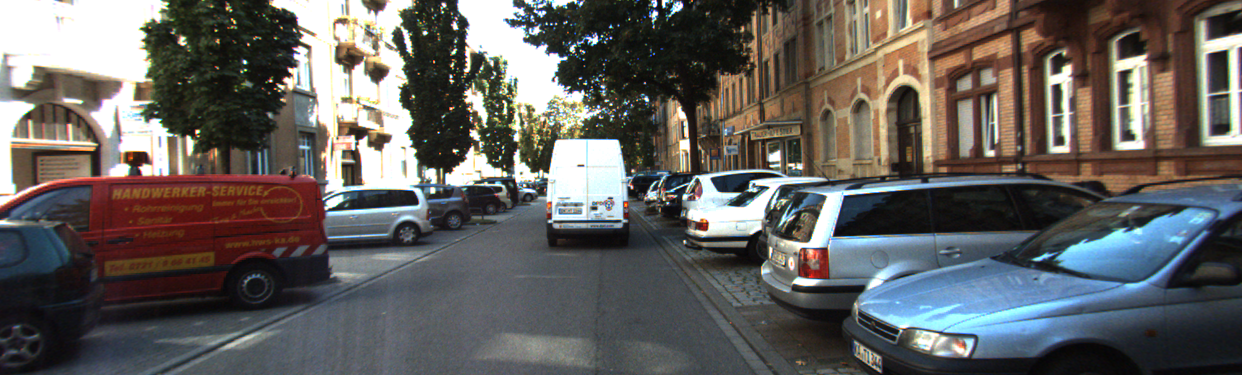
#> input picture Computational Vision/homework/hw7/hw7data/000005_10.png, 1242 x 375 px, given in place of 000005_10.png_10.png, which was not available
$ python hw7.py hw7data/000005_10.png
#> lines starting #> are read from the running program, lines starting #| are printed output that depends on the picture; after the words box and inside, x2 and y2 are one past the last pixel; in counts of white or black regions, pixels touching at a corner belong together; long printed decimals are rounded; pictures that were not available may be replaced by others from this repository, and a replacement may not be noted
import cv2
import numpy as np
import sys


# Using ransac to find FOEs
def RANSAC(img1_flow, img2_flow, iteration, inlier_dist):
	vect = img2_flow - img1_flow
	inlier_max = 0
	for i in range(iteration):
		# randomly generate sample index
		index1 = np.random.randint(0, vect.shape[0])
		index2 = np.random.randint(0, vect.shape[0])
		if index1 == index2:
			index2 = np.random.randint(0, vect.shape[0])
		# find possible FOE by calculating intersections
		start1 = img1_flow[index1]
		end1 = img2_flow[index1]
		start2 = img1_flow[index2]
		end2 = img2_flow[index2]
		intersect = np.ones((2, 2))
		intersect[:, 0] = end1 - start1
		intersect[:, 1] = end2 - start2
		intersect = np.dot(np.linalg.inv(intersect), (start2 - start1))
		possibleFOE = start1 + intersect[0] * (end1 - start1)
		# find inliers & outliers
		inlier_index = dict()
		for j in range(vect.shape[0]):
			a = vect[j][1]
			b = -1 * vect[j][0]
			c = img2_flow[j][0]*img1_flow[j][1]-img2_flow[j][1]*img1_flow[j][0]
			dist = abs(a * possibleFOE[0] + b * possibleFOE[1] + c) / np.sqrt(a ** 2 + b ** 2)
			if dist < inlier_dist:
				inlier_index[j] = dist

		if len(inlier_index) > inlier_max:
			inlier_max = len(inlier_index)
			optimal_FOE = [possibleFOE[0], possibleFOE[1]]
			l_inliers = []
			l_outliers = []
			outlier_index = []
			diff = list(inlier_index.keys())
			for k in range(vect.shape[0]):
				if k not in diff:
					outlier_index.append(k)
			for arg in diff:
				l_inliers.append((list(img1_flow[arg]), list(img2_flow[arg])))
			for arg in outlier_index:
				l_outliers.append((list(img1_flow[arg]), list(img2_flow[arg])))

	print("********** Focus of expansion (FOE) **********")
	print(optimal_FOE)
	print()
	print("With inlier requirement of distance within {} pixels".format(inlier_dist))
	print("********** Inliers ({} in total) **********".format(inlier_max))
	for item in l_inliers:
		print("start: {}\tend:{}".format(item[0],item[1]))
	print()

	return l_inliers, optimal_FOE


# USAGE: python hw7.py 000005
if __name__ == "__main__":
	img1 = cv2.imread('hw7data\\' + str(sys.argv[1]) + '_10.png')
#> img1 is the input picture: shape (375, 1242, 3); mean B, G, R 94.3, 96.7, 99.2
	img2 = cv2.imread('hw7data\\' + str(sys.argv[1]) + '_11.png')
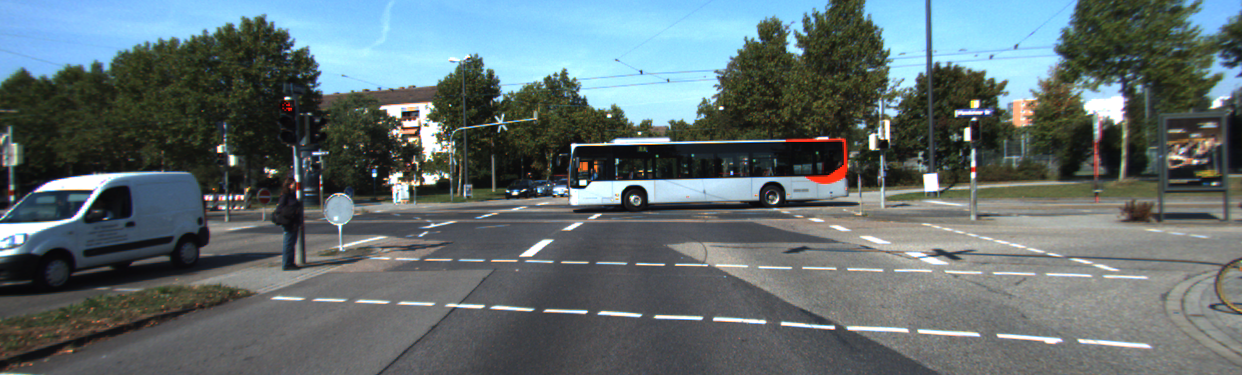
#> input picture Computational Vision/homework/hw7/hw7data/000017_10.png, 1242 x 375 px, given in place of 000005_10.png_11.png, which was not available
#> img2 is the input picture: shape (375, 1242, 3); mean B, G, R 112.1, 109.9, 96.8

	img1_clone = img1.copy()
	img2_clone = img2.copy()
	img1 = cv2.cvtColor(img1, cv2.COLOR_BGR2GRAY)
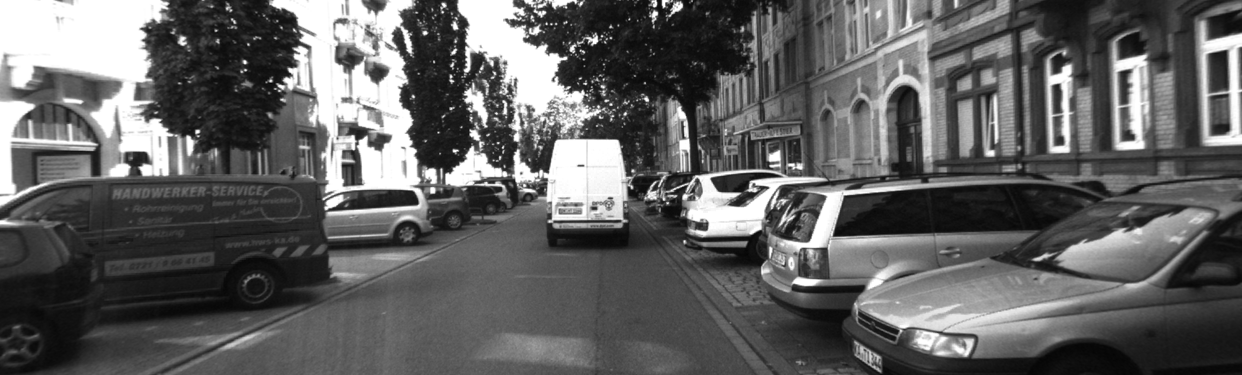
#> img1: shape (375, 1242); min 4, max 255, mean 97.2
	img2 = cv2.cvtColor(img2, cv2.COLOR_BGR2GRAY)
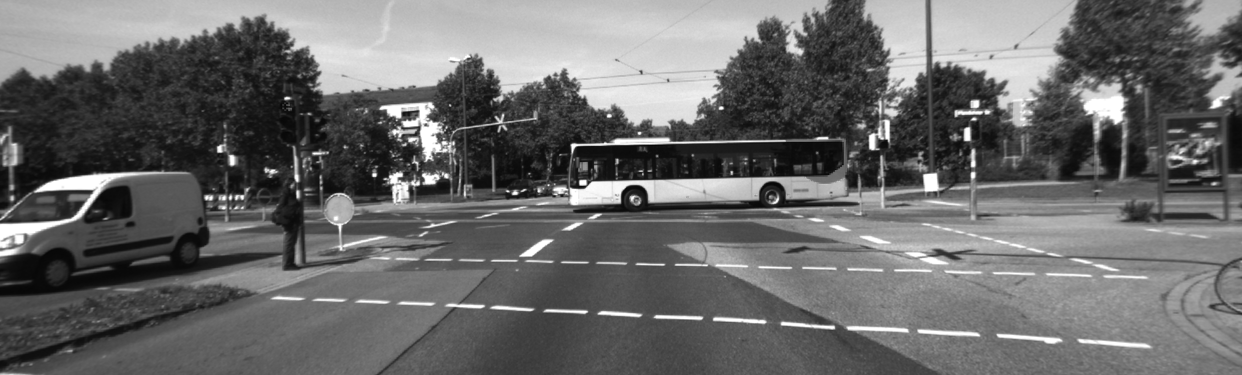
#> img2: shape (375, 1242); min 5, max 255, mean 106.2

	print("\nfeature extraction started :)")
	features1 = cv2.goodFeaturesToTrack(img1, mask=None,
	                                    **dict(maxCorners=200, qualityLevel=0.6, minDistance=6, blockSize=3))
#> features1 = 82 rows, first 8: [663, 7], [453, 150], [442, 12], [450, 108], [546, 24], [601, 36], [582, 90], [453, 81]
	features2, status, err = cv2.calcOpticalFlowPyrLK(img1, img2, features1, None, **dict(winSize=(8, 8), maxLevel=5,
	                                                                                      criteria=(
	                                                                                      cv2.TERM_CRITERIA_EPS | cv2.TERM_CRITERIA_COUNT,
	                                                                                      10, 0.03)))
#> features2 = 82 rows, first 8: [662.8, -232.2], [527.6, -43.15], [566.1, 100.1], [508.4, -98.07], [511.9, 131.1], [627.1, -172.9], [611.7, -150], [618.4, 160.5]; status = 82 values, max 1 at index 2, min 0 at index 0, mean 0.317; err = 82 values, max 5.33e+14 at index 34, min 0 at index 3, mean 1.09e+14

	# Selection of points to estimate motion & Estimation of apparent motion
	# total features

	print("# Keypoints found: {}".format(features1.shape[0]))
#| # Keypoints found: 82
	# features where status==1 (in motion)
	flow1 = features1[status == 1]
#> flow1 = 26 pairs, first value 139 to 834, second value 3 to 240
	flow2 = features2[status == 1]
#> flow2 = 26 pairs, first value 177 to 1170, second value -0.0423 to 259.5
	print("# Keypoints that are in motion: {}".format(flow1.shape[0]))
#| # Keypoints that are in motion: 26
	# thresholding
	norms = np.linalg.norm(flow2 - flow1, axis=1)
#> norms = 26 values, max 336.9 at index 18, min 42.48 at index 20, mean 132.9
	img1_flow = flow1[np.where(norms > 2)]
#> img1_flow has the same summary as flow1
	img2_flow = flow2[np.where(norms > 2)]
#> img2_flow has the same summary as flow2
	print("# Keypoints after thresholding: {}".format(img1_flow.shape[0]))
#| # Keypoints after thresholding: 26
	print()

	# RANSAC
	iteration = 50
	inlier_dist = 2  # pixel distance allowed to be inlier
	l_inliers, optimal_FOE = RANSAC(img1_flow, img2_flow, iteration, inlier_dist)
#> in RANSAC, `vect = img2_flow - img1_flow`: vect = 26 pairs, first value -135.2 to 336, second value -193.6 to 143.9
#> the loop in RANSAC, `for i in range(iteration):` made 50 passes
#> (start1, end1, start2, end2, intersect, possibleFOE) on passes 2, 3, 5, 6, 7, 8, 9: ([139, 167], [177, 4.73], [442, 12], [566.1, 100.1], [1.96, 1.84], [213.4, -150.4]), ([541, 16], [528.3, 85.7], [684, 240], [548.8, 196.6], [2.41, -1.28], [510.4, 184.3]), ([139, 167], [177, 4.73], [834, 235], [1170, 259.5], [-0.105, 2.08], [135, 184]), ([456, 49], [482.8, 101.6], [466, 47], [500, 88.42], [-0.711, 0.854], [436.9, 11.62]), ([457, 28], [486.6, 72.78], [426, 33], [449, 104.8], [-2.13, 1.4], [393.9, -67.43]), ([426, 33], [449, 104.8], [548, 54], [633.1, 181], [-4.28, 2.59], [327.6, -274.7]), ([546, 24], [511.9, 131.1], [457, 28], [486.6, 72.78], [0.873, -2], [516.2, 117.6])
#> (start1, end1, start2, end2, intersect, optimal_FOE) on passes 1, 4, 40: ([548, 54], [633.1, 181], [231, 10], [233.6, 79.33], [-3.92, 6.55], [213.8, -444.4]), ([450, 75], [599.1, 143.2], [353, 148], [348.1, 89.14], [-0.719, -2.07], [342.8, 25.95]), ([466, 47], [500, 88.42], [532, 16], [454, 131.1], [0.724, -0.53], [490.7, 77])
#> after the loop in RANSAC, `for i in range(iteration):`: diff = [6, 11, 22, 23]; inlier_max = 4; l_inliers = [([457, 28], [486.6, 72.78]), ([532, 16], [454, 131.1]), ([465, 70], [591.1, 105.7]), ([466, 47], [500, 88.42])]; l_outliers = 22 items; outlier_index = [0, 1, 2, 3, 4, 5, 7, 8, 9, 10, 12, 13, 14, 15, 16, 17, 18, 19, 20, 21, 24, 25]
#| [490.654, 77.003]
#| ********** Inliers (4 in total) **********
#> the loop in RANSAC, `for item in l_inliers:` made 4 passes
#> item on passes 1 to 4: ([457, 28], [486.6, 72.78]), ([532, 16], [454, 131.1]), ([465, 70], [591.1, 105.7]), ([466, 47], [500, 88.42])
#| start: [457.0, 28.0]	end:[486.620, 72.782]
#| start: [532.0, 16.0]	end:[453.963, 131.137]
#| start: [465.0, 70.0]	end:[591.109, 105.704]
#| start: [466.0, 47.0]	end:[500.032, 88.415]
#> optimal_FOE = [490.7, 77]

	# draw FOE point
	out = img2_clone
	if len(l_inliers) > 3:
		print("Camera motion detected !!")
		center_coordinates = (int(optimal_FOE[0]), int(optimal_FOE[1]))
#> center_coordinates = (490, 77)
		radius = 20
		FOE_color = (0,165,255)  # orange
		FOE_thickness = -1
		out = cv2.circle(out, center_coordinates, radius, FOE_color, FOE_thickness)
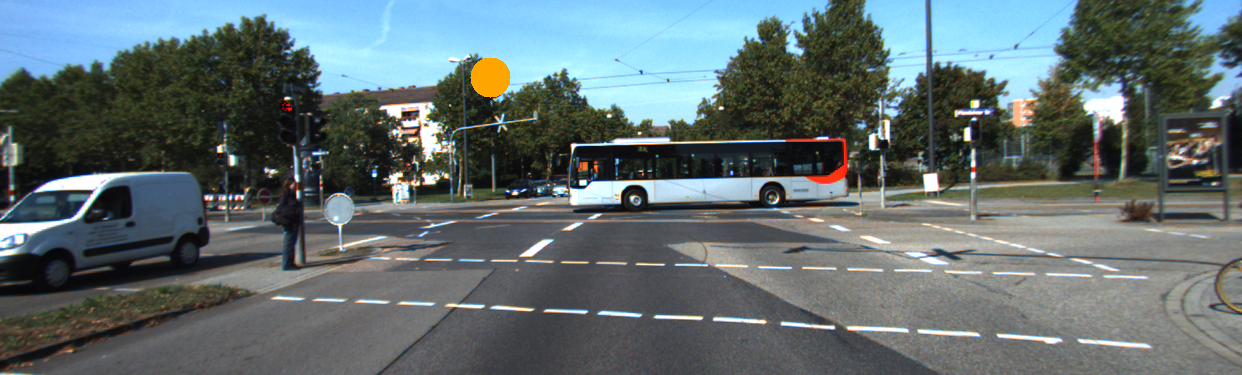
#> out: shape (375, 1242, 3); 0.27% of pixels changed, all inside (x1, y1, x2, y2) = (470, 57, 511, 98)
		print("FOE has been drawn !!!")
	else:
		print("No camera motion since inlier count = {}".format(len(l_inliers)))

	# draw arrows
	arrow_color = (0, 255, 0)  # green
	arrow_thickness = 5
	for i in range(len(l_inliers)):
		start_point = (int(l_inliers[i][0][0]), int(l_inliers[i][0][1]))
		end_point = (int(l_inliers[i][1][0]), int(l_inliers[i][1][1]))
		out = cv2.arrowedLine(out, start_point, end_point, arrow_color, arrow_thickness)
#> this loop made 4 passes
#> (start_point, end_point) on passes 1 to 4: ((457, 28), (486, 72)), ((532, 16), (453, 131)), ((465, 70), (591, 105)), ((466, 47), (500, 88))
#> pass 1, `out = cv2.arrowedLine(out, start_point, end_point, arrow_color, arrow_..`:
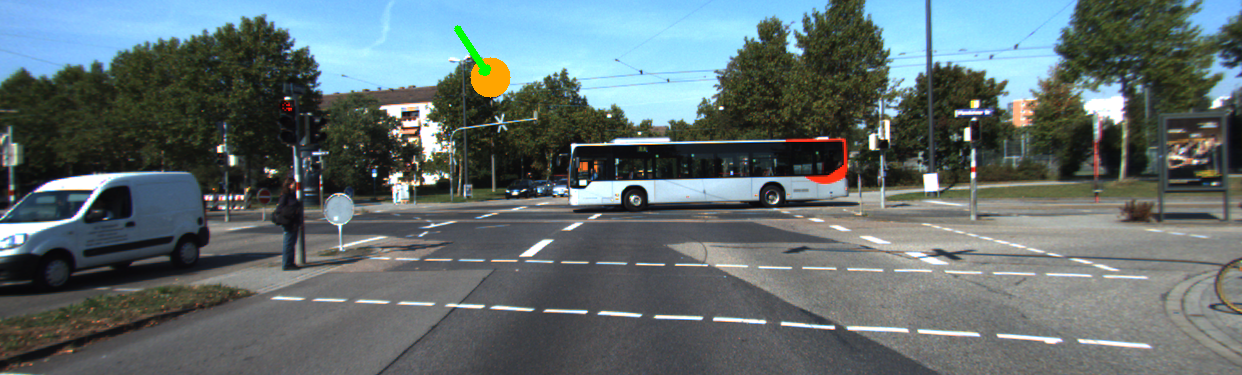
#> out: shape (375, 1242, 3); 0.1% of pixels changed, all inside (x1, y1, x2, y2) = (454, 25, 491, 76)
#> pass 2, `out = cv2.arrowedLine(out, start_point, end_point, arrow_color, arrow_..`:
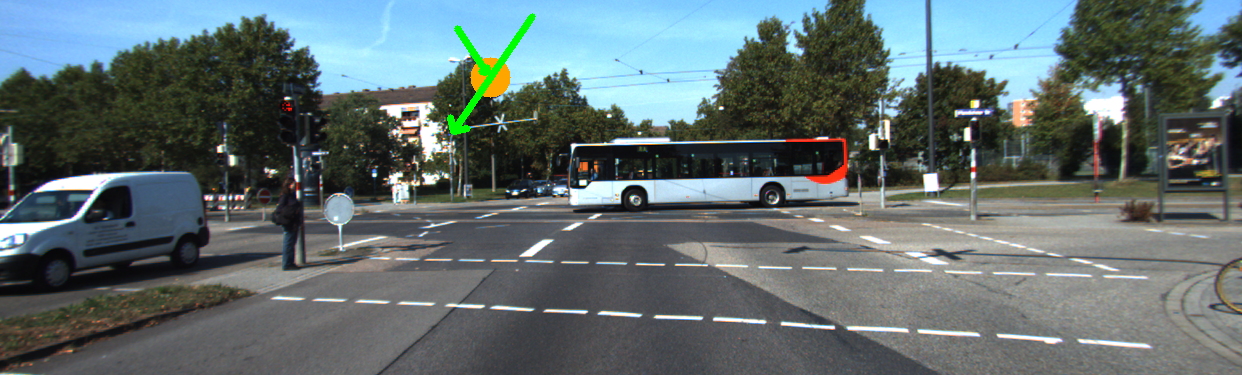
#> out: shape (375, 1242, 3); 0.26% of pixels changed, all inside (x1, y1, x2, y2) = (447, 13, 536, 135)
#> pass 3, `out = cv2.arrowedLine(out, start_point, end_point, arrow_color, arrow_..`:
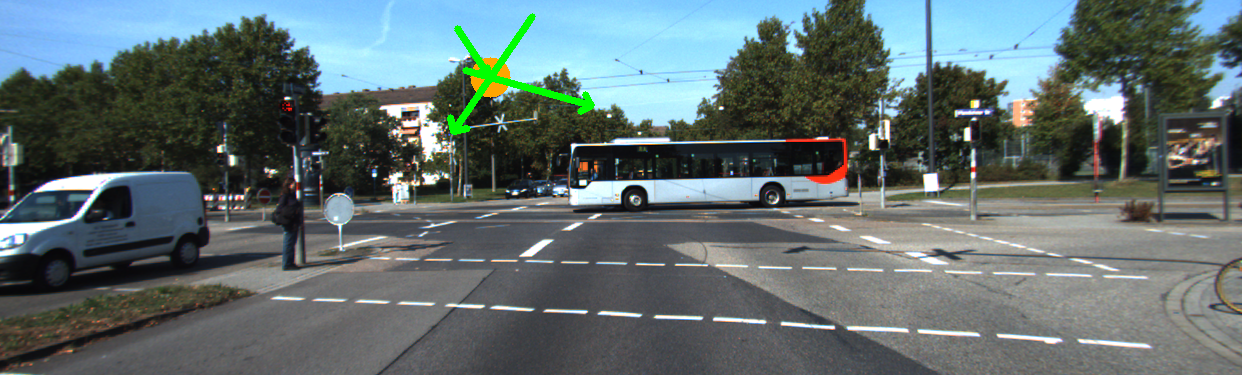
#> out: shape (375, 1242, 3); 0.22% of pixels changed, all inside (x1, y1, x2, y2) = (462, 67, 595, 115)
#> after the loop: out: shape (375, 1242, 3); 0.03% of pixels changed, all inside (x1, y1, x2, y2) = (463, 46, 504, 92)

	print("Arrowed lines have been drawn !!!")
	cv2.imwrite(str(sys.argv[1])+'_output1.png', out)
	print("<{}> has been outputed !!!!\n".format(str(sys.argv[1])+'_output1.png'))

	exit(0)
#> (the program exits here)
